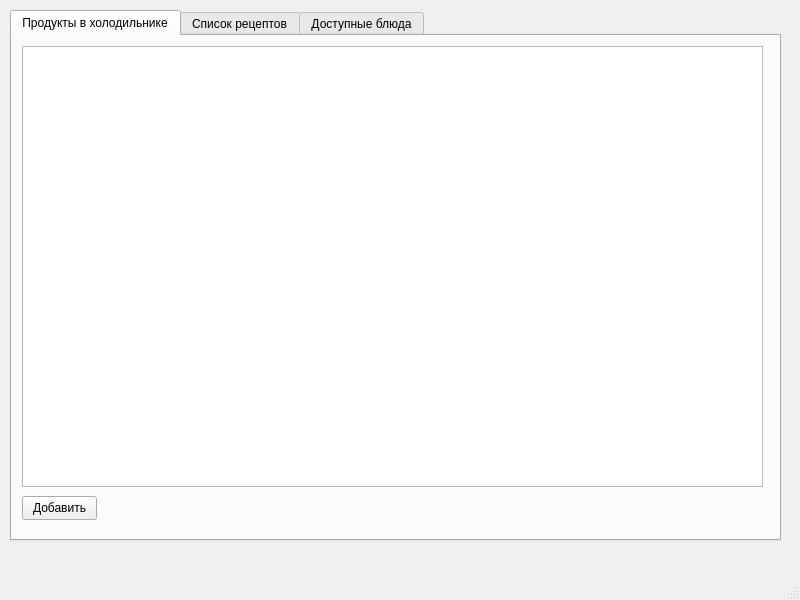
<?xml version="1.0" encoding="UTF-8"?>
<ui version="4.0">
 <class>MainWindow</class>
 <widget class="QMainWindow" name="MainWindow">
  <property name="geometry">
   <rect>
    <x>0</x>
    <y>0</y>
    <width>800</width>
    <height>600</height>
   </rect>
  </property>
  <property name="windowTitle">
   <string>MainWindow</string>
  </property>
  <widget class="QWidget" name="centralwidget">
   <widget class="QTabWidget" name="tabWidget">
    <property name="geometry">
     <rect>
      <x>10</x>
      <y>10</y>
      <width>771</width>
      <height>531</height>
     </rect>
    </property>
    <property name="toolTip">
     <string>&lt;html&gt;&lt;head/&gt;&lt;body&gt;&lt;p&gt;Jhhh&lt;/p&gt;&lt;/body&gt;&lt;/html&gt;</string>
    </property>
    <property name="currentIndex">
     <number>0</number>
    </property>
    <widget class="QWidget" name="ingrFridgeTab">
     <property name="toolTip">
      <string>&lt;html&gt;&lt;head/&gt;&lt;body&gt;&lt;p&gt;ewter&lt;/p&gt;&lt;/body&gt;&lt;/html&gt;</string>
     </property>
     <attribute name="title">
      <string>Продукты в холодильнике</string>
     </attribute>
     <widget class="QTableWidget" name="ingrTabWdgt">
      <property name="geometry">
       <rect>
        <x>10</x>
        <y>10</y>
        <width>741</width>
        <height>441</height>
       </rect>
      </property>
     </widget>
     <widget class="QPushButton" name="addIngrButton">
      <property name="geometry">
       <rect>
        <x>10</x>
        <y>460</y>
        <width>75</width>
        <height>24</height>
       </rect>
      </property>
      <property name="text">
       <string>Добавить</string>
      </property>
     </widget>
    </widget>
    <widget class="QWidget" name="listOfReceipts">
     <attribute name="title">
      <string>Список рецептов</string>
     </attribute>
     <widget class="QTableWidget" name="recpTblWdgt">
      <property name="geometry">
       <rect>
        <x>10</x>
        <y>10</y>
        <width>741</width>
        <height>441</height>
       </rect>
      </property>
     </widget>
     <widget class="QPushButton" name="showRecptBtn">
      <property name="geometry">
       <rect>
        <x>90</x>
        <y>470</y>
        <width>191</width>
        <height>24</height>
       </rect>
      </property>
      <property name="text">
       <string>Посмотреть рецепт</string>
      </property>
     </widget>
     <widget class="QLineEdit" name="showReceiptId">
      <property name="geometry">
       <rect>
        <x>50</x>
        <y>470</y>
        <width>21</width>
        <height>22</height>
       </rect>
      </property>
     </widget>
     <widget class="QLabel" name="label_3">
      <property name="geometry">
       <rect>
        <x>20</x>
        <y>470</y>
        <width>21</width>
        <height>16</height>
       </rect>
      </property>
      <property name="text">
       <string>id:</string>
      </property>
     </widget>
    </widget>
    <widget class="QWidget" name="availableReceipts">
     <attribute name="title">
      <string>Доступные блюда</string>
     </attribute>
     <widget class="QTableWidget" name="availableReceiptsTable">
      <property name="geometry">
       <rect>
        <x>10</x>
        <y>10</y>
        <width>731</width>
        <height>451</height>
       </rect>
      </property>
     </widget>
     <widget class="QLineEdit" name="cookReceiptId">
      <property name="geometry">
       <rect>
        <x>60</x>
        <y>470</y>
        <width>31</width>
        <height>22</height>
       </rect>
      </property>
     </widget>
     <widget class="QLineEdit" name="portionsNumber">
      <property name="geometry">
       <rect>
        <x>220</x>
        <y>470</y>
        <width>31</width>
        <height>22</height>
       </rect>
      </property>
     </widget>
     <widget class="QPushButton" name="letsCookBtn">
      <property name="geometry">
       <rect>
        <x>274</x>
        <y>470</y>
        <width>81</width>
        <height>24</height>
       </rect>
      </property>
      <property name="text">
       <string>Приготовить</string>
      </property>
     </widget>
     <widget class="QLabel" name="label">
      <property name="geometry">
       <rect>
        <x>30</x>
        <y>470</y>
        <width>21</width>
        <height>21</height>
       </rect>
      </property>
      <property name="text">
       <string>id:</string>
      </property>
     </widget>
     <widget class="QLabel" name="label_2">
      <property name="geometry">
       <rect>
        <x>100</x>
        <y>470</y>
        <width>111</width>
        <height>20</height>
       </rect>
      </property>
      <property name="text">
       <string>Количество порций</string>
      </property>
     </widget>
    </widget>
   </widget>
  </widget>
  <widget class="QMenuBar" name="menubar">
   <property name="geometry">
    <rect>
     <x>0</x>
     <y>0</y>
     <width>800</width>
     <height>22</height>
    </rect>
   </property>
  </widget>
  <widget class="QStatusBar" name="statusbar"/>
 </widget>
 <resources/>
 <connections/>
</ui>
